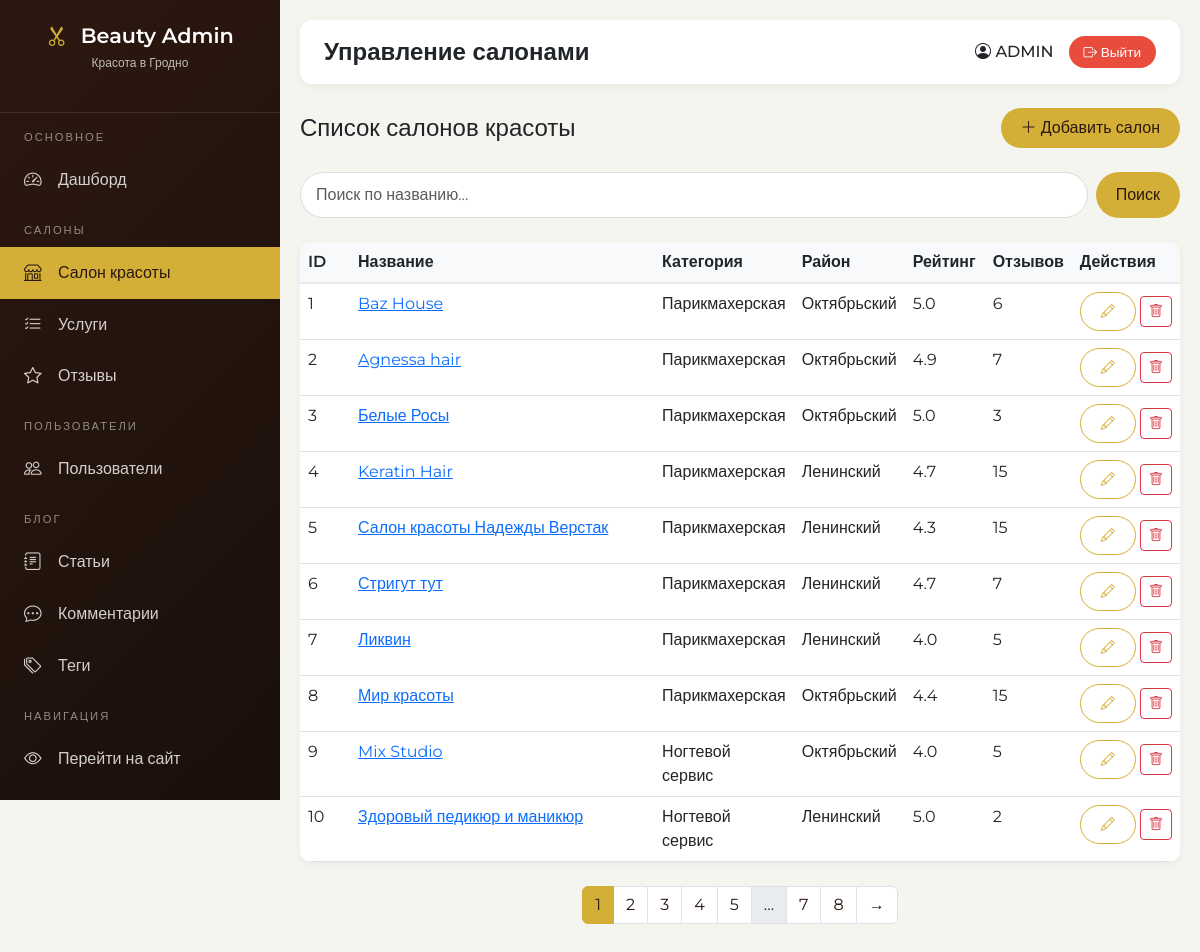
Before: /admin/salons (signed in) with the older database file.
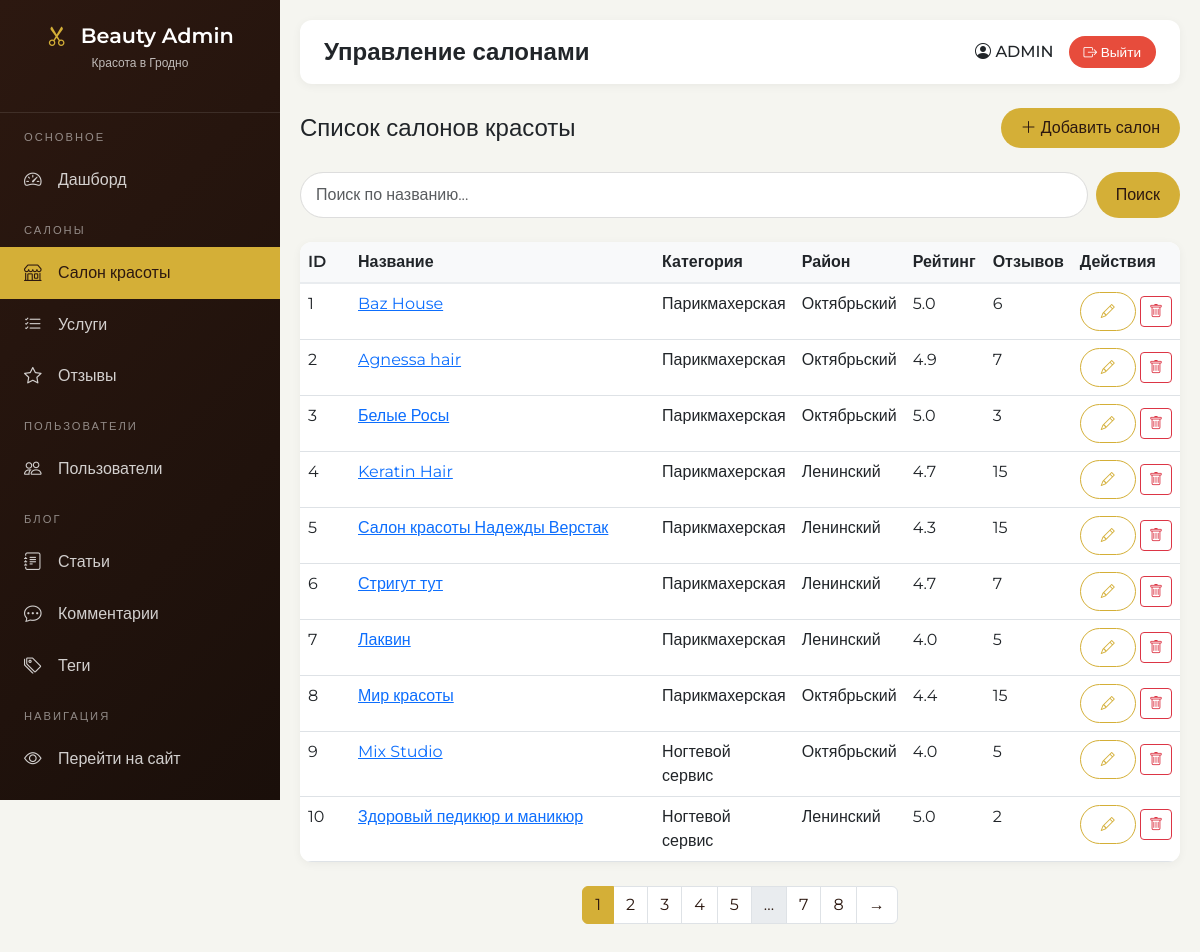
After: the same page with the newer database file.
### models.py (models this page shows)
class Salon(db.Model):
    __tablename__ = 'salons'
    id = db.Column(db.Integer, primary_key=True)
    name = db.Column(db.String(200))
    category = db.Column(db.String(100))
    description = db.Column(db.Text)
    address = db.Column(db.String(300))
    district = db.Column(db.String(100))
    phone = db.Column(db.String(20))
    working_hours = db.Column(db.String(200))
    rating = db.Column(db.Float, default=0.0)
    reviews_count = db.Column(db.Integer, default=0)
    is_verified = db.Column(db.Boolean, default=False)
    image_url = db.Column(db.String(300), default='/static/img/default.png')
    created_at = db.Column(db.DateTime, server_default=db.func.now())
    social_instagram = db.Column(db.String(300))
    social_vk = db.Column(db.String(300))
    social_facebook = db.Column(db.String(300))
    social_telegram = db.Column(db.String(300))
    services = db.relationship('Service', backref='salon', lazy=True, cascade='all, delete-orphan')
    reviews = db.relationship('Review', backref='salon', lazy=True, cascade='all, delete-orphan')

### admin.py (the view)
@admin_bp.route('/salons')
@login_required
@admin_required
def salons():
    page = request.args.get('page', 1, type=int)
    search = request.args.get('search', '')
    per_page = 10
    query = Salon.query
    if search:
        query = query.filter(Salon.name.ilike(f'%{search}%'))
    pagination = query.order_by(desc(Salon.created_at)).paginate(page=page, per_page=per_page, error_out=False)
    return render_template('admin/salons.html',
        title='Управление салонами',
        salons=pagination.items,
        pagination=pagination,
        search=search
    )

### admin.py (called while the page is built)
def admin_required(f):
    @wraps(f)
    def decorated_function(*args, **kwargs):
        if not current_user.is_authenticated or not current_user.is_admin:
            abort(403)
        return f(*args, **kwargs)
    return decorated_function

### app.py (called while the page is built)
@login_manager.user_loader
def load_user(user_id):
    return User.query.get(int(user_id))

@app.context_processor
def inject_now():
    return {'now': datetime.now()}

@app.context_processor
def inject_user():
    user_favorites = []
    if current_user.is_authenticated:
        user_favorites = [s.id for s in current_user.favorite_salons.all()]
    return {
        'current_user': current_user,
        'user_favorites': user_favorites
    }

### templates/admin/salons.html (shortened to what this page needs)
{% extends "admin/base.html" %}
{% block content %}
<div class="d-flex justify-content-between align-items-center mb-4">
    <h4 class="mb-0">Список салонов красоты</h4>
    <a href="{{ url_for('admin.add_salon') }}" class="btn btn-beauty">
        <i class="bi bi-plus-lg"></i> Добавить салон
    </a>
</div>
<div class="search-bar">
    <form method="get" class="d-flex gap-2 w-100">
        <input type="text" name="search" class="form-control" placeholder="Поиск по названию..." value="{{ search }}">
        <button type="submit" class="btn btn-beauty">Поиск</button>
    </form>
</div>
<div class="admin-table">
    <div class="table-responsive">
        <table class="table table-hover">
            <thead>
                <tr>
                    <th style="width: 50px;">ID</th>
                    <th>Название</th>
                    <th style="width: 120px;">Категория</th>
                    <th style="width: 100px;">Район</th>
                    <th style="width: 80px;">Рейтинг</th>
                    <th style="width: 80px;">Отзывов</th>
                    <th style="width: 100px;">Действия</th>
                </tr>
            </thead>
            <tbody>
                {% for salon in salons %}
                <tr>
                    <td>{{ salon.id }}</td>
                    <td><a href="/catalog/{{ salon.id }}" target="_blank">{{ salon.name }}</a></td>
                    <td>{{ salon.category }}</td>
                    <td>{{ salon.district }}</td>
                    <td>{% if salon.rating > 0 %}{{ "%.1f"|format(salon.rating) }}{% else %}—{% endif %}</td>
                    <td>{{ salon.reviews_count }}</td>
                    <td class="text-nowrap">
                        <a href="{{ url_for('admin.edit_salon', id=salon.id) }}" class="btn btn-sm btn-outline-beauty">
                            <i class="bi bi-pencil"></i>
                        </a>
                        <form method="post" action="{{ url_for('admin.delete_salon', id=salon.id) }}" class="d-inline delete-confirm">
                            <button type="submit" class="btn btn-sm btn-outline-danger">
                                <i class="bi bi-trash"></i>
                            </button>
                        </form>
                    </td>
                </tr>
                {% endfor %}
            </tbody>
        </table>
    </div>
</div>
{% if pagination.pages > 1 %}
<nav>
    <ul class="pagination justify-content-center">
        {% for page_num in pagination.iter_pages() %}
            {% if page_num %}
                <li class="page-item {% if page_num == pagination.page %}active{% endif %}">
                    <a class="page-link" href="?page={{ page_num }}{% if search %}&search={{ search }}{% endif %}">{{ page_num }}</a>
                </li>
            {% else %}
                <li class="page-item disabled"><span class="page-link">...</span></li>
            {% endif %}
        {% endfor %}
        {% if pagination.has_next %}
        <li class="page-item"><a class="page-link" href="?page={{ pagination.next_num }}{% if search %}&search={{ search }}{% endif %}">→</a></li>
        {% endif %}
    </ul>
</nav>
{% endif %}
{% endblock %}

Changed rows visible on the page:
changed Salon id 7: name "Ликвин" → "Лаквин"
